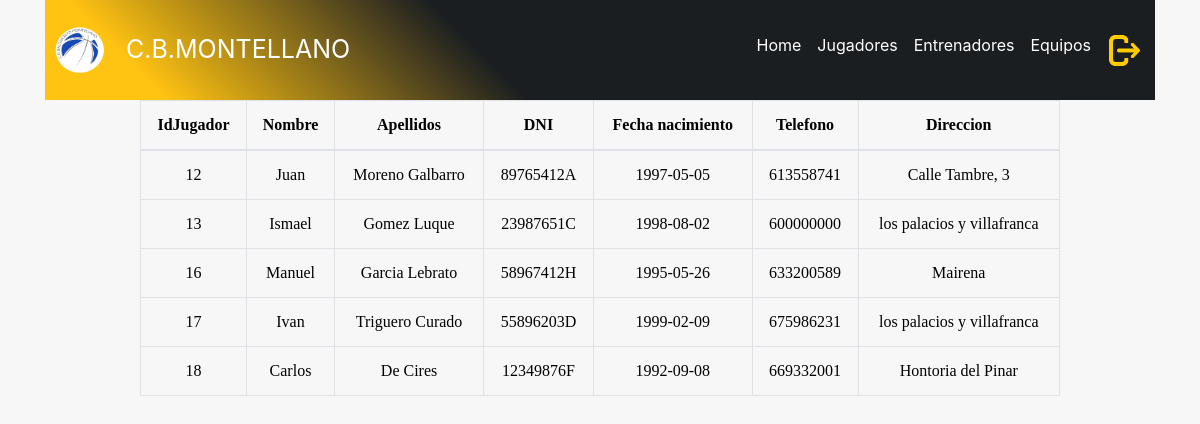
Screenshot of /usuario/buscarjugadores.1.php (signed in) with the database file from the repository.
### tables this page shows
CREATE TABLE `jugador` (
  `idjugador` int(11) unsigned NOT NULL AUTO_INCREMENT,
  `nombre` varchar(100) NOT NULL,
  `apellidos` varchar(100) NOT NULL,
  `dni` varchar(9) NOT NULL,
  `fechanacimiento` date NOT NULL,
  `telefono` varchar(9) DEFAULT NULL,
  `direccion` varchar(100) DEFAULT NULL,
  `foto` varchar(300) DEFAULT NULL,
  PRIMARY KEY (`idjugador`)
);

### usuario/buscarjugadores.1.php (the view, shortened to what this page needs)
<!DOCTYPE html>
<html lang="es">
<head>
  <link rel="stylesheet" href="https://stackpath.bootstrapcdn.com/bootstrap/4.2.1/css/bootstrap.min.css">
  <link rel="stylesheet" type="text/css" href="../header/header.css">
  <link rel="stylesheet" type="text/css" href="style.css">
  <link href="//maxcdn.bootstrapcdn.com/font-awesome/4.2.0/css/font-awesome.min.css" rel="stylesheet">
</head>
<body>
<div class="container">
<?php
    include_once "../header/header.php";
?>
    <?php
     $busqueda = $_POST['busqueda'];
      $connection = new mysqli("localhost", "juan", "2asirtriana", "cbmontellano");
      $connection->set_charset("utf8");
        $query="SELECT * from jugador WHERE nombre LIKE '%$busqueda%'";
      if ($result = $connection->query($query)) {
        if ($result->num_rows==0){
            echo "No existen jugadores en nuestro club con el nombre de ".$_POST['busqueda'];
        } else{
      ?>
      <div class="row justify-content-center">
      <div class="col-md-10">
          <table class="table table-hover table-bordered" id="tabla">
          <thead>
            <tr>
              <th scope="col">IdJugador</th>
              <th scope="col">Nombre</th>
              <th scope="col">Apellidos</th>
              <th scope="col">DNI</th>
              <th scope="col">Fecha nacimiento</th>
              <th scope="col">Telefono</th>
              <th scope="col">Direccion</th>
            </tr>
          </thead>
          <tbody>
      <?php
          while($obj = $result->fetch_object()) {
              echo "<tr>";
                echo "<td>".$obj->idjugador."</td>";
                echo "<td>".$obj->nombre."</td>";
                echo "<td>".$obj->apellidos."</td>";
                echo "<td>".$obj->dni."</td>";
                echo "<td>".$obj->fechanacimiento."</td>";
                echo "<td>".$obj->telefono."</td>";
                echo "<td>".$obj->direccion."</td>";
              echo "</tr>";
          }
      }
    }
    ?>
    </tbody>
    </table>
    </div>
    </div>
    </div>
  </body>
</html>

### header/header.css (style rules this page uses)
body { margin: 0; font-family: -apple-system,BlinkMacSystemFont,"Segoe UI",Roboto,"Helvetica Neue",Arial,sans-serif; font-size: 1rem; font-weight: 400; line-height: 1.5; color: #212529; background-color: #f7f7f7; }

### usuario/style.css (style rules this page uses)
#tabla { text-align: center; color: black; font-family: 'Times New Roman', Times, serif; font-weight: normal; margin-bottom: 240px; }

### rows the page displays
jugador: idjugador "12", nombre "Juan", apellidos "Moreno Galbarro", dni "89765412A", fechanacimiento "1997-05-05", telefono "613558741", direccion "Calle Tambre, 3"
jugador: idjugador "13", nombre "Ismael", apellidos "Gomez Luque", dni "23987651C", fechanacimiento "1998-08-02", telefono "600000000", direccion "los palacios y villafranca"
jugador: idjugador "16", nombre "Manuel", apellidos "Garcia Lebrato", dni "58967412H", fechanacimiento "1995-05-26", telefono "633200589", direccion "Mairena"
jugador: idjugador "17", nombre "Ivan", apellidos "Triguero Curado", dni "55896203D", fechanacimiento "1999-02-09", telefono "675986231", direccion "los palacios y villafranca"
jugador: idjugador "18", nombre "Carlos", apellidos "De Cires", dni "12349876F", fechanacimiento "1992-09-08", telefono "669332001", direccion "Hontoria del Pinar"
